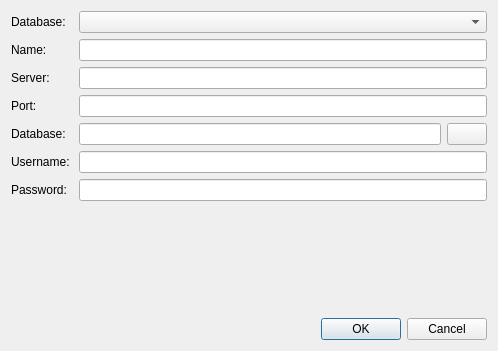
<?xml version="1.0" encoding="UTF-8"?>
<ui version="4.0">
 <class>ConnectionDialog</class>
 <widget class="QDialog" name="ConnectionDialog">
  <property name="geometry">
   <rect>
    <x>0</x>
    <y>0</y>
    <width>498</width>
    <height>351</height>
   </rect>
  </property>
  <property name="windowTitle">
   <string>New connection</string>
  </property>
  <property name="modal">
   <bool>true</bool>
  </property>
  <layout class="QVBoxLayout" name="verticalLayout">
   <item>
    <layout class="QGridLayout" name="gridLayout">
     <item row="0" column="0" colspan="2">
      <widget class="QLabel" name="label_6">
       <property name="frameShape">
        <enum>QFrame::NoFrame</enum>
       </property>
       <property name="text">
        <string>Database:</string>
       </property>
      </widget>
     </item>
     <item row="0" column="2" colspan="2">
      <widget class="QComboBox" name="listDropdownDBDriver">
       <property name="minimumSize">
        <size>
         <width>400</width>
         <height>0</height>
        </size>
       </property>
       <property name="toolTipDuration">
        <number>-1</number>
       </property>
      </widget>
     </item>
     <item row="1" column="0">
      <widget class="QLabel" name="label_8">
       <property name="text">
        <string>Name:</string>
       </property>
      </widget>
     </item>
     <item row="1" column="2" colspan="2">
      <widget class="QLineEdit" name="txtName">
       <property name="minimumSize">
        <size>
         <width>400</width>
         <height>0</height>
        </size>
       </property>
      </widget>
     </item>
     <item row="2" column="0" colspan="2">
      <widget class="QLabel" name="label_3">
       <property name="text">
        <string>Server: </string>
       </property>
      </widget>
     </item>
     <item row="2" column="2" colspan="2">
      <widget class="QLineEdit" name="txtServer">
       <property name="minimumSize">
        <size>
         <width>400</width>
         <height>0</height>
        </size>
       </property>
      </widget>
     </item>
     <item row="3" column="0">
      <widget class="QLabel" name="label_4">
       <property name="text">
        <string>Port: </string>
       </property>
      </widget>
     </item>
     <item row="3" column="2" colspan="2">
      <widget class="QLineEdit" name="txtPort">
       <property name="minimumSize">
        <size>
         <width>400</width>
         <height>0</height>
        </size>
       </property>
      </widget>
     </item>
     <item row="4" column="0" colspan="2">
      <widget class="QLabel" name="label_5">
       <property name="text">
        <string>Database: </string>
       </property>
      </widget>
     </item>
     <item row="4" column="2">
      <widget class="QLineEdit" name="txtDatabase">
       <property name="minimumSize">
        <size>
         <width>350</width>
         <height>0</height>
        </size>
       </property>
      </widget>
     </item>
     <item row="4" column="3">
      <widget class="QPushButton" name="chooseDatabaseFileButton">
       <property name="enabled">
        <bool>true</bool>
       </property>
       <property name="toolTip">
        <string>choose database file</string>
       </property>
       <property name="text">
        <string/>
       </property>
       <property name="icon">
        <iconset resource="../resources/icons.qrc">
         <normaloff>:/icons/silk/icons/silk/folder.png</normaloff>:/icons/silk/icons/silk/folder.png</iconset>
       </property>
       <property name="flat">
        <bool>false</bool>
       </property>
      </widget>
     </item>
     <item row="5" column="0" colspan="2">
      <widget class="QLabel" name="label">
       <property name="text">
        <string>Username: </string>
       </property>
      </widget>
     </item>
     <item row="5" column="2" colspan="2">
      <widget class="QLineEdit" name="txtUser">
       <property name="minimumSize">
        <size>
         <width>400</width>
         <height>0</height>
        </size>
       </property>
      </widget>
     </item>
     <item row="6" column="0" colspan="2">
      <widget class="QLabel" name="label_2">
       <property name="text">
        <string>Password: </string>
       </property>
      </widget>
     </item>
     <item row="6" column="2" colspan="2">
      <widget class="QLineEdit" name="txtPass">
       <property name="minimumSize">
        <size>
         <width>400</width>
         <height>0</height>
        </size>
       </property>
       <property name="echoMode">
        <enum>QLineEdit::Password</enum>
       </property>
       <property name="clearButtonEnabled">
        <bool>false</bool>
       </property>
      </widget>
     </item>
    </layout>
   </item>
   <item>
    <spacer name="verticalSpacer">
     <property name="orientation">
      <enum>Qt::Vertical</enum>
     </property>
     <property name="sizeHint" stdset="0">
      <size>
       <width>20</width>
       <height>28</height>
      </size>
     </property>
    </spacer>
   </item>
   <item>
    <widget class="QDialogButtonBox" name="buttonBox">
     <property name="orientation">
      <enum>Qt::Horizontal</enum>
     </property>
     <property name="standardButtons">
      <set>QDialogButtonBox::Cancel|QDialogButtonBox::Ok</set>
     </property>
     <property name="centerButtons">
      <bool>false</bool>
     </property>
    </widget>
   </item>
  </layout>
 </widget>
 <resources>
  <include location="../resources/icons.qrc"/>
 </resources>
 <connections/>
</ui>
